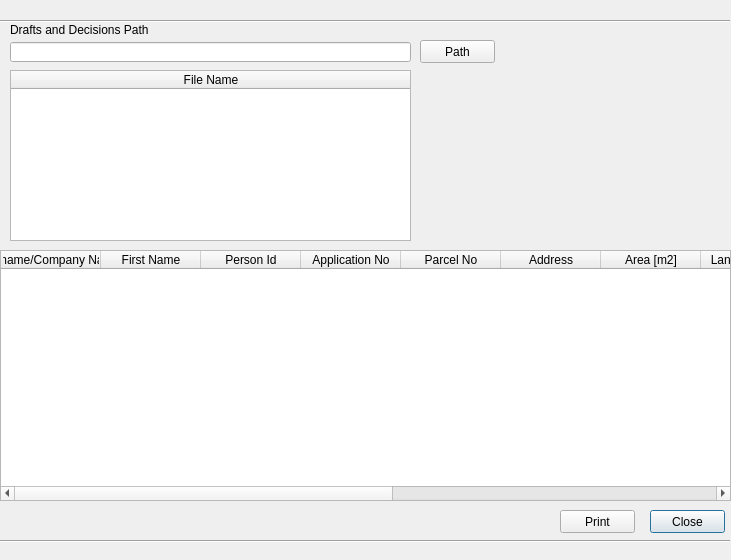
<?xml version="1.0" encoding="UTF-8"?>
<ui version="4.0">
 <class>DraftDecisionPrintDialog</class>
 <widget class="QDialog" name="DraftDecisionPrintDialog">
  <property name="geometry">
   <rect>
    <x>0</x>
    <y>0</y>
    <width>731</width>
    <height>560</height>
   </rect>
  </property>
  <property name="windowTitle">
   <string>Dialog</string>
  </property>
  <widget class="Line" name="line">
   <property name="geometry">
    <rect>
     <x>0</x>
     <y>540</y>
     <width>730</width>
     <height>3</height>
    </rect>
   </property>
   <property name="orientation">
    <enum>Qt::Horizontal</enum>
   </property>
  </widget>
  <widget class="Line" name="line_2">
   <property name="geometry">
    <rect>
     <x>0</x>
     <y>20</y>
     <width>730</width>
     <height>3</height>
    </rect>
   </property>
   <property name="orientation">
    <enum>Qt::Horizontal</enum>
   </property>
  </widget>
  <widget class="QPushButton" name="close_button">
   <property name="geometry">
    <rect>
     <x>650</x>
     <y>510</y>
     <width>75</width>
     <height>23</height>
    </rect>
   </property>
   <property name="text">
    <string>Close</string>
   </property>
  </widget>
  <widget class="QPushButton" name="doc_print_button">
   <property name="geometry">
    <rect>
     <x>560</x>
     <y>510</y>
     <width>75</width>
     <height>23</height>
    </rect>
   </property>
   <property name="text">
    <string>Print</string>
   </property>
  </widget>
  <widget class="QLineEdit" name="drafts_edit">
   <property name="geometry">
    <rect>
     <x>10</x>
     <y>42</y>
     <width>401</width>
     <height>20</height>
    </rect>
   </property>
  </widget>
  <widget class="QPushButton" name="drafts_path_button">
   <property name="geometry">
    <rect>
     <x>420</x>
     <y>40</y>
     <width>75</width>
     <height>23</height>
    </rect>
   </property>
   <property name="text">
    <string>Path</string>
   </property>
  </widget>
  <widget class="QLabel" name="label">
   <property name="geometry">
    <rect>
     <x>10</x>
     <y>22</y>
     <width>431</width>
     <height>16</height>
    </rect>
   </property>
   <property name="text">
    <string>Drafts and Decisions Path</string>
   </property>
  </widget>
  <widget class="QTableWidget" name="drafts_twidget">
   <property name="geometry">
    <rect>
     <x>10</x>
     <y>70</y>
     <width>401</width>
     <height>171</height>
    </rect>
   </property>
   <attribute name="horizontalHeaderDefaultSectionSize">
    <number>400</number>
   </attribute>
   <column>
    <property name="text">
     <string>File Name</string>
    </property>
   </column>
  </widget>
  <widget class="QTableWidget" name="draft_detail_twidget">
   <property name="geometry">
    <rect>
     <x>0</x>
     <y>250</y>
     <width>731</width>
     <height>251</height>
    </rect>
   </property>
   <column>
    <property name="text">
     <string>Surname/Company Name</string>
    </property>
   </column>
   <column>
    <property name="text">
     <string>First Name</string>
    </property>
   </column>
   <column>
    <property name="text">
     <string>Person Id</string>
    </property>
   </column>
   <column>
    <property name="text">
     <string>Application No</string>
    </property>
   </column>
   <column>
    <property name="text">
     <string>Parcel No</string>
    </property>
   </column>
   <column>
    <property name="text">
     <string>Address</string>
    </property>
   </column>
   <column>
    <property name="text">
     <string>Area [m2]</string>
    </property>
   </column>
   <column>
    <property name="text">
     <string>Land Use Type</string>
    </property>
   </column>
   <column>
    <property name="text">
     <string>Draft/Decision No</string>
    </property>
   </column>
   <column>
    <property name="text">
     <string>Draft/Decision Date</string>
    </property>
   </column>
   <column>
    <property name="text">
     <string>Level</string>
    </property>
   </column>
   <column>
    <property name="text">
     <string>Result</string>
    </property>
   </column>
   <column>
    <property name="text">
     <string>Duration</string>
    </property>
   </column>
  </widget>
 </widget>
 <resources/>
 <connections/>
</ui>
